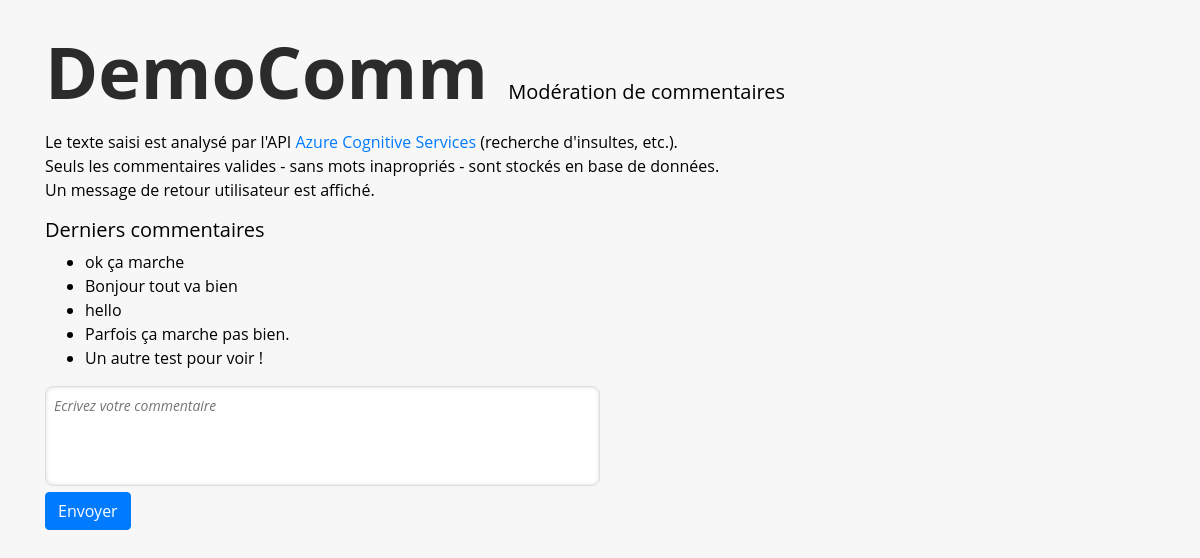
The app's page /, older data.
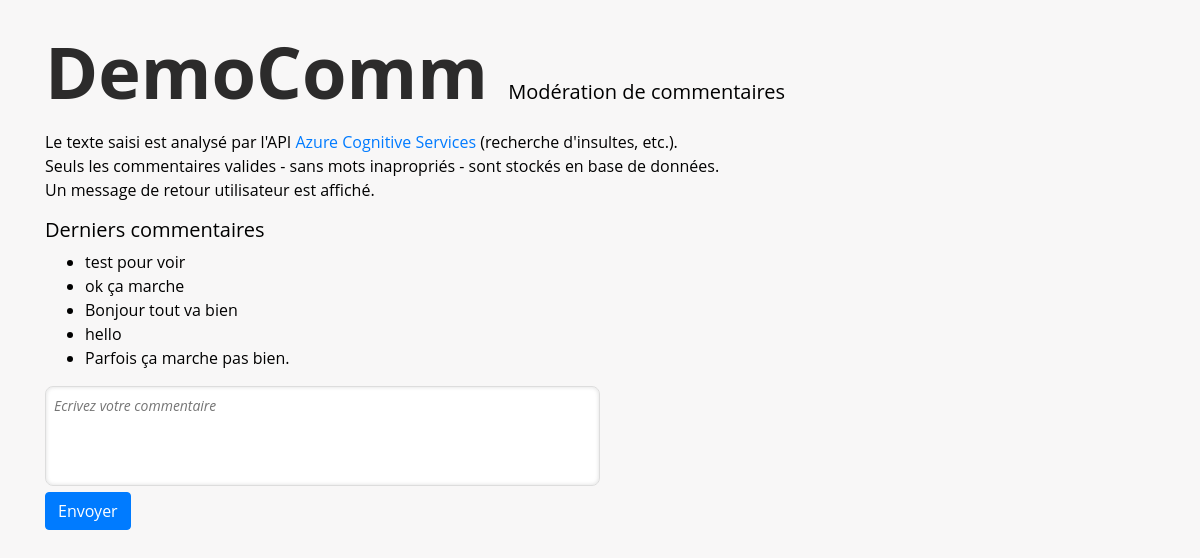
The same page, newer data.
### tables this page shows
CREATE TABLE "comments" (
    "comment" TEXT NOT NULL,
    PRIMARY KEY("comment")
);

### main.py (the view)
@app.route('/')
def hello_world():
    res = helper.get_list()
    return render_template("index.html", data=res)

### helper.py (called while the page is built)
def get_list():
    try:
        conn = sqlite3.connect(DB_PATH)
        conn.row_factory = sqlite3.Row
        c = conn.cursor()
        posts = c.execute('SELECT * FROM comments ORDER BY rowid desc limit 5').fetchall()
        c.close()
        return posts
    except Exception as e:
        print(traceback.format_exc())
        return None

### templates/index.html (shortened to what this page needs)
<!DOCTYPE html>
<html lang="en">
<head>
    <link rel="stylesheet" href="https://stackpath.bootstrapcdn.com/bootstrap/4.5.0/css/bootstrap.min.css">
    <link rel="stylesheet" href="{{ url_for('static', filename='css/main.css') }}">
</head>
<body>
    <div class="container">
        <h1>DemoComm</h1>
        <h4>Modération de commentaires</h4>
        <section class="commentaires">
            <p>Le texte saisi est analysé par l'API <a href="https://azure.microsoft.com/fr-fr/services/cognitive-services/">Azure Cognitive Services</a> (recherche d'insultes, etc.). <br>
                Seuls les commentaires valides - sans mots inapropriés - sont stockés en base de données.<br>
                Un message de retour utilisateur est affiché.
            </p>
        </section>
        <section class="commentaires">
            <h4>Derniers commentaires</h4>
            <ul>
            {% for item in data %}
                <li>{{item["comment"]}}</li>
            {% endfor %}
            </ul>
        </section>
        <form action="/comment/moderation" method="post">
            <textarea name="comment" id="the-textarea" maxlength="300" placeholder="Ecrivez votre commentaire"autofocus></textarea>
            <div>
                <button type="submit" class="btn btn-primary">Envoyer</button>
            </div>
        </form>
        <section class="message">
        </section>
    </div>
</body>
</html>

### static/css/main.css (style rules this page uses)
body { text-align: justify; padding: 1%; }
*, *:before, *:after { box-sizing: border-box; }
html { font-size: 100%; }
body { font-family: 'Open Sans', sans-serif; font-size: 16px; background: rgb(248, 247, 247)!important; color: black; }
h1 { color: hsl(0, 1%, 17%); font-weight: bold; margin: 1rem 1rem 1rem 0; padding: 0; font-size: 4.5rem; display: inline-block; }
h4 { display: inline-block; font-size: 1.25rem; }
.message { padding: 20px; font-style: italic; font-size: 1rem; font-weight: bold; }

Row changes from the older to the newer data that the page shows:
no longer on this page (row unchanged): comments: comment "Un autre test pour voir !"
added comments: comment "test pour voir"
